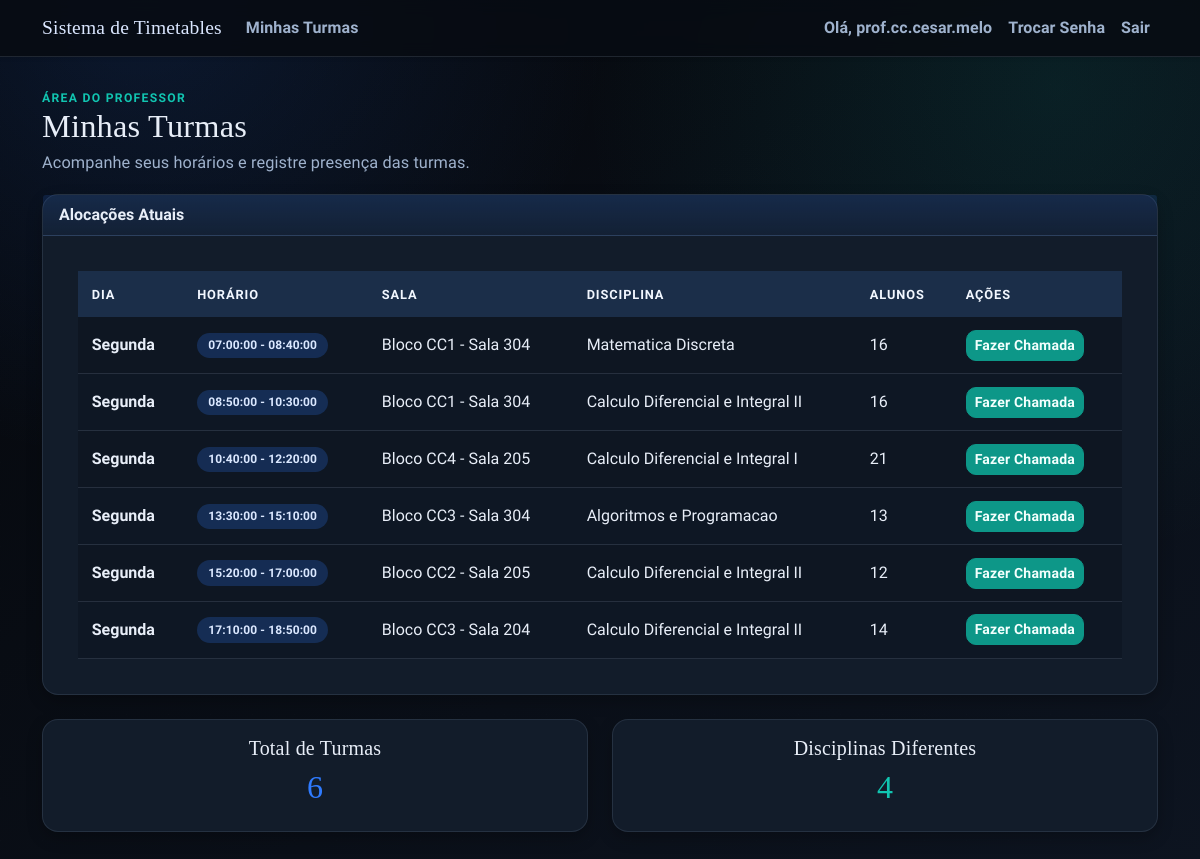
The app's page /professor (signed in), older data.
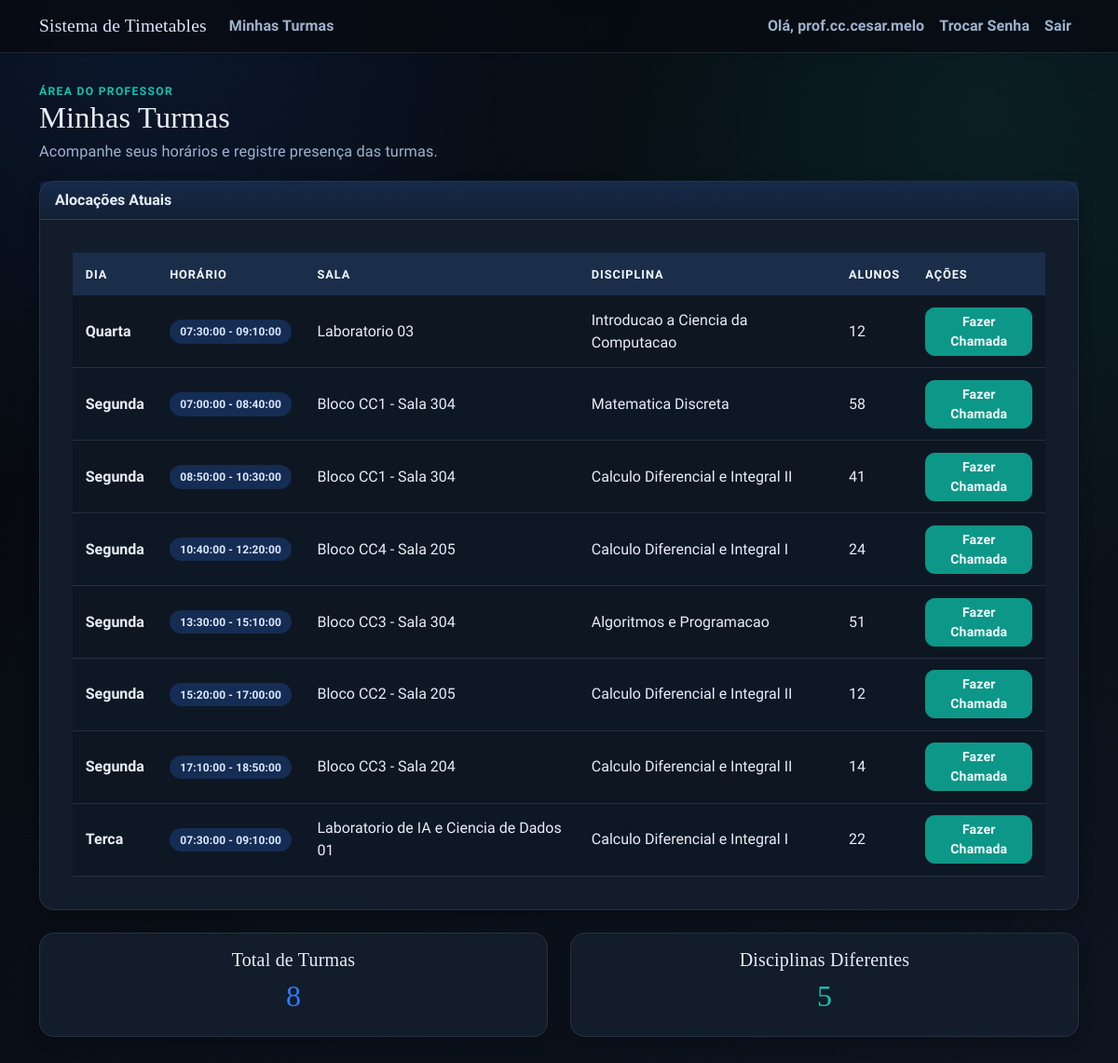
The same page, newer data.
### app/models.py (models this page shows)
class Timetable(db.Model):
    id = db.Column(db.Integer, primary_key=True)
    dia = db.Column(db.String(20), nullable=False)  # e.g., 'Segunda', 'Terça'
    hora_inicio = db.Column(db.Time, nullable=False)
    hora_fim = db.Column(db.Time, nullable=False)
    sala_id = db.Column(db.Integer, db.ForeignKey('sala.id'), nullable=False)
    professor_id = db.Column(db.Integer, db.ForeignKey('user.id'), nullable=False)
    disciplina_id = db.Column(db.Integer, db.ForeignKey('disciplina.id'), nullable=False)
    sala = db.relationship('Sala', backref='timetables')
    professor = db.relationship('User', backref='timetables')
    disciplina = db.relationship('Disciplina', backref='timetables')
    __table_args__ = (
        db.UniqueConstraint('dia', 'hora_inicio', 'hora_fim', 'sala_id', name='unique_dia_horario_sala'),
        db.UniqueConstraint('dia', 'hora_inicio', 'hora_fim', 'professor_id', name='unique_dia_horario_professor'),
    )

class Sala(db.Model):
    id = db.Column(db.Integer, primary_key=True)
    nome = db.Column(db.String(100), nullable=False)
    capacidade = db.Column(db.Integer, nullable=False)

class Disciplina(db.Model):
    id = db.Column(db.Integer, primary_key=True)
    nome = db.Column(db.String(100), nullable=False)
    codigo = db.Column(db.String(20), unique=True, nullable=False)

### app/routes/professor.py (the view)
@bp.route("/professor")
@login_required
@professor_required
def professor_dashboard():
    timetables = (
        Timetable.query.options(
            joinedload(Timetable.sala),
            joinedload(Timetable.disciplina),
            joinedload(Timetable.matriculas).joinedload(Matricula.aluno),
        )
        .filter(Timetable.professor_id == current_user.id)
        .order_by(Timetable.dia.asc(), Timetable.hora_inicio.asc())
        .all()
    )
    return render_template("professor_dashboard.html", timetables=timetables)

### app/models.py (called while the page is built)
@login_manager.user_loader
def load_user(user_id):
    return db.session.get(User, int(user_id))

    def is_admin(self):
        return self.role == 'admin'

### app/routes/helpers.py (called while the page is built)
def professor_required_redirect():
    if getattr(current_user, "is_authenticated", False) and current_user.role == "professor":
        return None
    flash("Acesso restrito aos professores.", "danger")
    return redirect(url_for("main.index"))

def professor_required(view_func):
    @wraps(view_func)
    def wrapper(*args, **kwargs):
        guard = professor_required_redirect()
        if guard:
            return guard
        return view_func(*args, **kwargs)
    return wrapper

### templates/professor_dashboard.html (shortened to what this page needs)
{% extends "base.html" %}
{% block content %}
<section class="stagger-in">
  <div class="page-head">
    <div>
      <p class="eyebrow">Área do Professor</p>
      <h1>Minhas Turmas</h1>
      <p class="page-lead">Acompanhe seus horários e registre presença das turmas.</p>
    </div>
  </div>
  <div class="card">
    <div class="card-header">Alocações Atuais</div>
    <div class="card-body">
      {% if timetables %}
      <div class="table-shell">
        <div class="table-responsive">
          <table class="table table-hover">
            <thead>
              <tr>
                <th>Dia</th>
                <th>Horário</th>
                <th>Sala</th>
                <th>Disciplina</th>
                <th>Alunos</th>
                <th>Ações</th>
              </tr>
            </thead>
            <tbody>
              {% for t in timetables %}
              <tr>
                <td><strong>{{ t.dia }}</strong></td>
                <td><span class="badge bg-primary">{{ t.hora_inicio }} - {{ t.hora_fim }}</span></td>
                <td>{{ t.sala.nome if t.sala else 'Sala removida' }}</td>
                <td>{{ t.disciplina.nome if t.disciplina else 'Disciplina removida' }}</td>
                <td>{{ t.matriculas|length }}</td>
                <td class="actions-cell">
                  <a href="{{ url_for('main.professor_attendance', timetable_id=t.id) }}" class="btn btn-sm btn-success">
                    Fazer Chamada
                  </a>
                </td>
              </tr>
              {% endfor %}
            </tbody>
          </table>
        </div>
      </div>
      {% else %}
      <div class="empty-state">
        <h5>Nenhum horário alocado</h5>
        <p>Você ainda não possui turmas atribuídas. Fale com o administrador.</p>
      </div>
      {% endif %}
    </div>
  </div>
  {% if timetables %}
  <div class="row mt-4">
    <div class="col-md-6">
      <div class="card">
        <div class="card-body text-center">
          <h5 class="card-title">Total de Turmas</h5>
          <h2 class="text-primary">{{ timetables|length }}</h2>
        </div>
      </div>
    </div>
    <div class="col-md-6">
      <div class="card">
        <div class="card-body text-center">
          <h5 class="card-title">Disciplinas Diferentes</h5>
          <h2 class="text-success">{{ timetables|map(attribute='disciplina')|select|unique|list|length }}</h2>
        </div>
      </div>
    </div>
  </div>
  {% endif %}
</section>
{% endblock %}

Row changes from the older to the newer data that the page shows:
added Timetable: dia "Quarta", hora_inicio "07:30:00", hora_fim "09:10:00", sala "Laboratorio 03", disciplina "Introducao a Ciencia da Computacao", matriculas|length "12"
computed for Timetable "Matematica Discreta": matriculas|length "16" → "58"
computed for Timetable (number 3 of 8 on the later page): matriculas|length "16" → "41"
computed for Timetable "Bloco CC4 - Sala 205": matriculas|length "21" → "24"
computed for Timetable "Bloco CC3 - Sala 304": matriculas|length "13" → "51"
added Timetable: dia "Terca", hora_inicio "07:30:00", hora_fim "09:10:00", sala "Laboratorio de IA e Ciencia de Dados 01", disciplina "Calculo Diferencial e Integral I", matriculas|length "22"
Text that changed along with them:
{{ timetables|length }}: "6" → "8"
{{ timetables|map(attribute='disciplina')|select|unique|list|length }}: "4" → "5"
